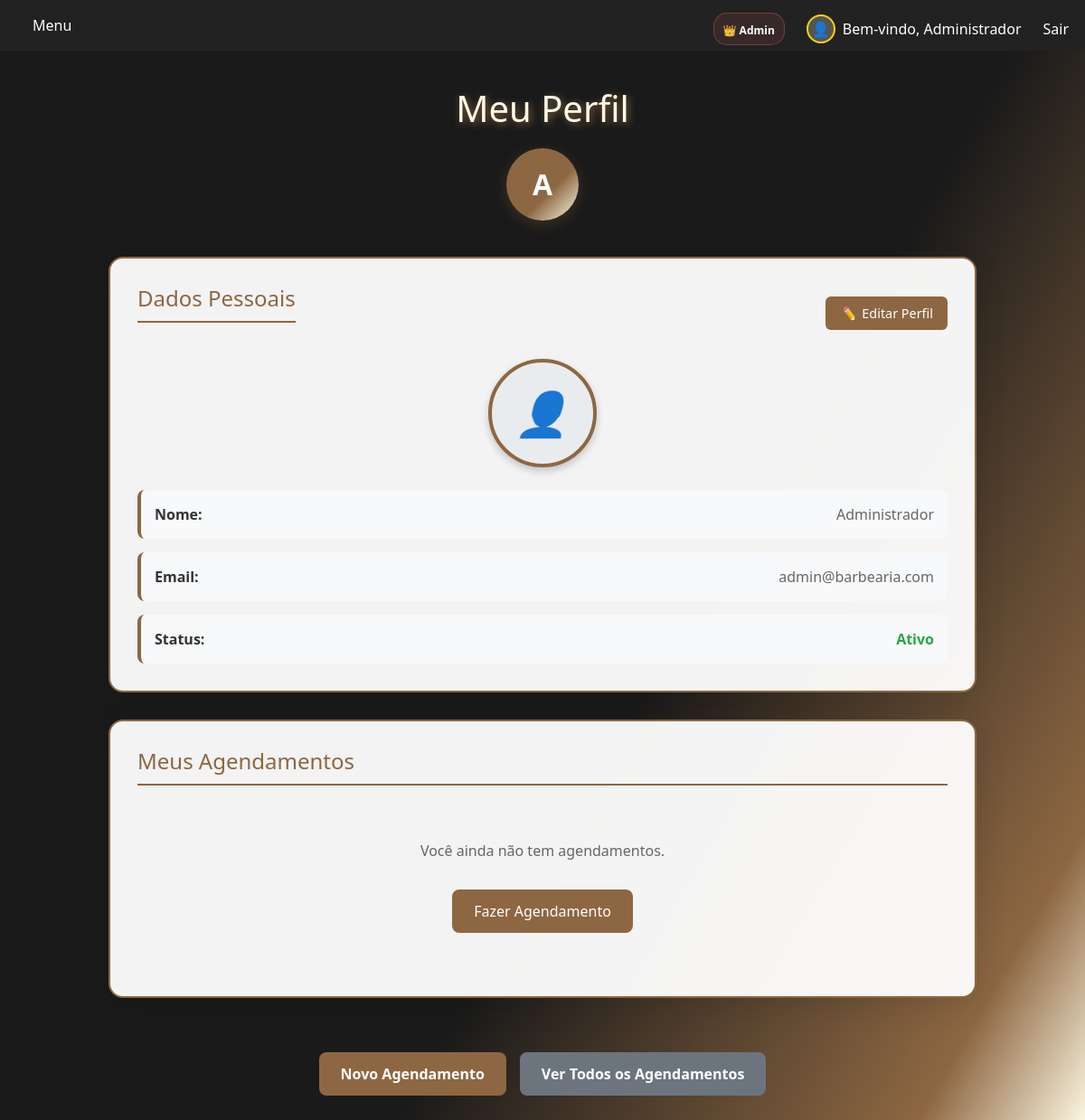
The page /perfil/index.php (signed in) on the database its author committed.
### tables this page shows
CREATE TABLE `usuario` (
  `id` varchar(255) NOT NULL,
  `nome` varchar(255) NOT NULL,
  `email` varchar(255) NOT NULL,
  `senha` varchar(255) NOT NULL,
  `foto` varchar(255) DEFAULT NULL,
  `ativo` tinyint(1) NOT NULL DEFAULT 1,
  `tipo_usuario` enum('cliente','admin') NOT NULL DEFAULT 'cliente'
);

### perfil/index.php (the view, shortened to what this page needs)
<?php
include '../include/header.php';
include '../config/db.php';
$nome_usuario = $_SESSION['NOME_USUARIO'];
$sql = "SELECT * FROM usuario WHERE nome = ?";
$stmt = $conn->prepare($sql);
$stmt->bind_param("s", $nome_usuario);
$stmt->execute();
$result = $stmt->get_result();
$usuario = $result->fetch_assoc();
$sql_agendamentos = "SELECT * FROM horarios WHERE nome = ? ORDER BY data DESC, hora DESC";
$stmt_agendamentos = $conn->prepare($sql_agendamentos);
$stmt_agendamentos->bind_param("s", $nome_usuario);
$stmt_agendamentos->execute();
$result_agendamentos = $stmt_agendamentos->get_result();
?>
<div class="container-perfil">
    <div class="perfil-header">
        <h2>Meu Perfil</h2>
        <div class="user-avatar">
            <div class="avatar-circle">
                <?= strtoupper(substr($usuario['nome'], 0, 1)) ?>
            </div>
        </div>
    </div>
    <div class="perfil-content">
        <div class="dados-pessoais">
            <div class="dados-header">
                <h3>Dados Pessoais</h3>
                <button id="btn-editar-perfil" class="btn-editar-perfil">
                    <i class="edit-icon">✏️</i> Editar Perfil
                </button>
            </div>
            <div class="foto-perfil-container">
                <?php if (!empty($usuario['foto']) && file_exists('../uploads/perfil/' . $usuario['foto'])): ?>
                    <img src="../uploads/perfil/<?= htmlspecialchars($usuario['foto']) ?>" alt="Foto de Perfil" class="foto-perfil">
                <?php else: ?>
                    <div class="foto-perfil-placeholder">
                        <i class="user-icon">👤</i>
                    </div>
                <?php endif; ?>
            </div>
            <div class="info-grid" id="info-display">
                <div class="info-item">
                    <label>Nome:</label>
                    <span><?= htmlspecialchars($usuario['nome']) ?></span>
                </div>
                <div class="info-item">
                    <label>Email:</label>
                    <span><?= htmlspecialchars($usuario['email']) ?></span>
                </div>
                <div class="info-item">
                    <label>Status:</label>
                    <span class="status <?= $usuario['ativo'] ? 'ativo' : 'inativo' ?>">
                        <?= $usuario['ativo'] ? 'Ativo' : 'Inativo' ?>
                    </span>
                </div>
            </div>
        </div>
        <div class="agendamentos-section">
            <h3>Meus Agendamentos</h3>
            <?php if ($result_agendamentos->num_rows > 0): ?>
                <div class="agendamentos-grid">
                    <?php while ($agendamento = $result_agendamentos->fetch_assoc()): ?>
                        <div class="agendamento-card">
                            <div class="agendamento-header">
                                <h4><?= htmlspecialchars($agendamento['corte']) ?></h4>
                                <span class="data"><?= date('d/m/Y', strtotime($agendamento['data'])) ?></span>
                            </div>
                            <div class="agendamento-info">
                                <span class="hora"><?= htmlspecialchars($agendamento['hora']) ?></span>
                            </div>
                        </div>
                    <?php endwhile; ?>
                </div>
            <?php else: ?>
                <div class="no-agendamentos">
                    <p>Você ainda não tem agendamentos.</p>
                    <a href="../home/cortes.php" class="btn-agendar">Fazer Agendamento</a>
                </div>
            <?php endif; ?>
        </div>
        <div class="acoes-perfil">
            <a href="../home/cortes.php" class="btn btn-primary">Novo Agendamento</a>
            <a href="../home/listar.php" class="btn btn-secondary">Ver Todos os Agendamentos</a>
        </div>
    </div>
</div>
<?php
include '../include/footer.php';
?>

### perfil/index.php (style rules this page uses)
body { background: linear-gradient(120deg, #1a1a1a 60%, #8d6742 90%, #fffbe6 100%); min-height: 100vh; margin: 0; font-family: 'Segoe UI', Arial, Helvetica, sans-serif; }
.container-perfil { max-width: 1000px; margin: 40px auto; padding: 0 20px; }
.perfil-header { text-align: center; margin-bottom: 40px; }
.perfil-header h2 { color: #fffbe6; font-size: 2.5rem; margin-bottom: 20px; text-shadow: 2px 2px 8px #8d6742; }
.user-avatar { display: flex; justify-content: center; margin-bottom: 20px; }
.avatar-circle { width: 80px; height: 80px; background: linear-gradient(135deg, #8d6742 60%, #fffbe6 100%); border-radius: 50%; display: flex; align-items: center; justify-content: center; font-size: 2rem; font-weight: bold; color: #fff; box-shadow: 0 4px 16px rgba(141,103,66,0.3); }
.perfil-content { display: grid; gap: 30px; }
.dados-pessoais, .agendamentos-section { background: rgba(255,255,255,0.95); border-radius: 16px; padding: 30px; box-shadow: 0 8px 32px rgba(0,0,0,0.1); border: 2px solid #8d6742; }
.dados-pessoais h3, .agendamentos-section h3 { color: #8d6742; font-size: 1.5rem; margin-bottom: 20px; border-bottom: 2px solid #8d6742; padding-bottom: 10px; }
.foto-perfil-container { display: flex; justify-content: center; margin-bottom: 25px; }
.foto-perfil-placeholder { width: 120px; height: 120px; border-radius: 50%; background: #e9ecef; display: flex; align-items: center; justify-content: center; border: 4px solid #8d6742; box-shadow: 0 4px 8px rgba(0, 0, 0, 0.2); }
.foto-perfil-placeholder .user-icon { font-size: 48px; color: #8d6742; }
.info-grid { display: grid; gap: 15px; }
.info-item { display: flex; justify-content: space-between; align-items: center; padding: 15px; background: #f8f9fa; border-radius: 8px; border-left: 4px solid #8d6742; }
.info-item label { font-weight: bold; color: #333; }
.info-item span { color: #666; }
.status.ativo { color: #28a745; font-weight: bold; }
.no-agendamentos { text-align: center; padding: 40px; color: #666; }
.btn-agendar { display: inline-block; background: #8d6742; color: white; padding: 12px 24px; border-radius: 8px; text-decoration: none; margin-top: 15px; transition: background 0.3s; }
.acoes-perfil { display: flex; gap: 15px; justify-content: center; margin-top: 30px; }
.btn { padding: 12px 24px; border-radius: 8px; text-decoration: none; font-weight: bold; transition: all 0.3s; border: none; cursor: pointer; }
.btn-primary { background: #8d6742; color: white; }
.btn-secondary { background: #6c757d; color: white; }
.dados-header { display: flex; justify-content: space-between; align-items: center; margin-bottom: 20px; }
.btn-editar-perfil { background: #8d6742; color: white; border: none; padding: 8px 16px; border-radius: 6px; cursor: pointer; font-size: 0.9rem; display: flex; align-items: center; gap: 6px; transition: background 0.3s; }

### rows shown on the page
usuario: nome "A", nome "Administrador", email "admin@barbearia.com"

### other values the page prints
$_SESSION['NOME_USUARIO'] "Administrador"
